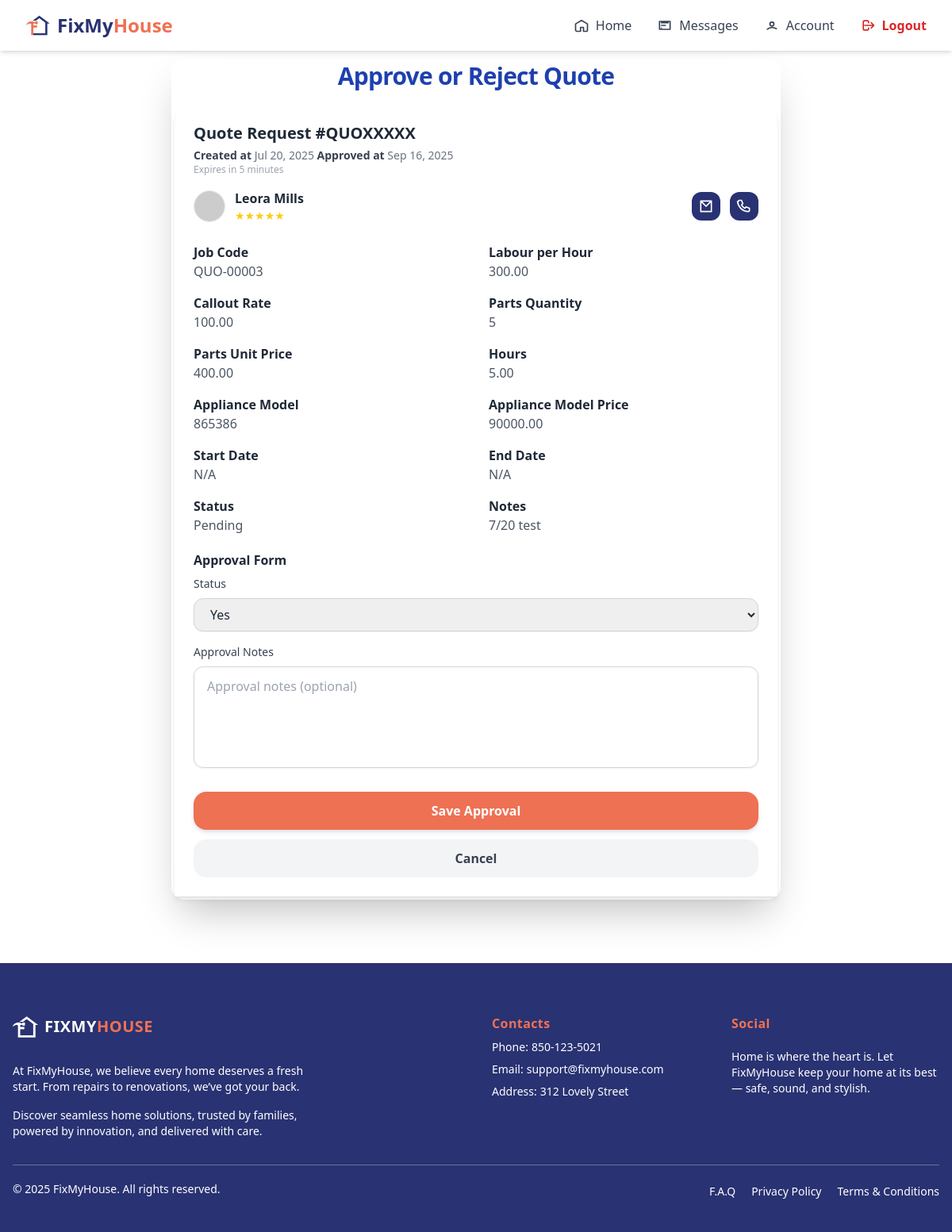
The app's page /agent/bidding/2/approve/ (signed in), older data.
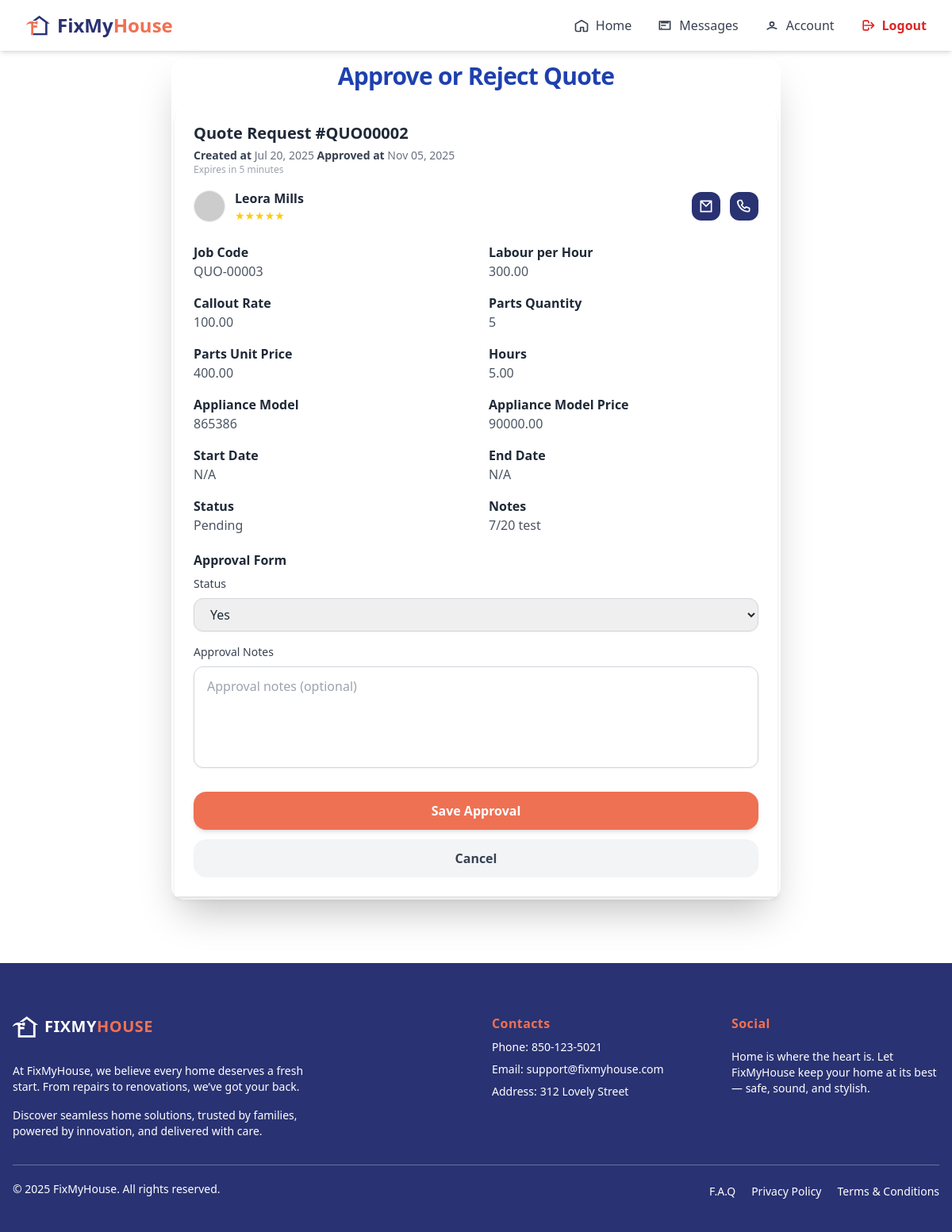
The same page, newer data.
### trader/models/biddingTrader.py (models this page shows, shortened)
class Bidding(models.Model):
    trader = models.ForeignKey(TraderRegistration, on_delete=models.CASCADE, related_name='bid_trader')
    agent = models.ForeignKey(AgentRegister, on_delete=models.SET_NULL, null=True, blank=True, related_name='bid_agent')
    jobs = models.ForeignKey(Jobs, on_delete=models.SET_NULL, null=True, blank=True, related_name='jobs_related')
    team_member = models.ManyToManyField(TeamMember, related_name='biddings_related', blank=True)
    quote_code = models.CharField(max_length=20, unique=True, blank=True, null=True)
    code = models.CharField(max_length=100, blank=True, null=True)
    labour_per_hour = models.DecimalField(max_digits=10, decimal_places=2, null=True, blank=True)
    callout_rate = models.DecimalField(max_digits=10, decimal_places=2, null=True, blank=True)
    parts_qty = models.PositiveIntegerField(default=0)
    parts_unit_price = models.DecimalField(max_digits=10, decimal_places=2, default=0)
    hours = models.DecimalField(max_digits=5, decimal_places=2, default=0)
    appliance_model_price = models.DecimalField(max_digits=10, decimal_places=2, default=0)
    appliance_model = models.CharField(max_length=100, blank=True, null=True)
    notes = models.TextField(blank=True, null=True)
    created_at = models.DateTimeField(auto_now_add=True)
    start_date = models.DateTimeField(blank=True, null=True)
    end_date = models.DateTimeField(blank=True, null=True)
    is_approved = models.BooleanField(null=True, blank=True, default=None, help_text="None=pending, True=approved, False=rejected")
    is_active = models.BooleanField(null=True, blank=True, default=True)
    approved_at = models.DateField(auto_now_add=True, null=True, blank=True)
    approved_by = models.ForeignKey(AgentRegister, on_delete=models.SET_NULL, null=True, blank=True, related_name='approved_bids')
    approval_notes = models.TextField(blank=True, null=True)

### trader/models/registerTrader.py (models this page shows, shortened)
class TraderRegistration(models.Model):
    user = models.OneToOneField(User, on_delete=models.CASCADE, null=True, blank=True)
    name = models.CharField(max_length=255)
    email = models.EmailField()
    phone = models.CharField(max_length=50)
    password = models.CharField(max_length=255, null=True, blank=True)
    isAdmin = models.BooleanField(default=False)
    isDirector = models.BooleanField(default=True)
    isTeamMember = models.BooleanField(default=False)
    COMPANY_TYPE_CHOICES = [
        ('sole_trader', 'Sole Trader'),
        ('company', 'Company'),
    ]
    INDUSTRIES_CHOICES = [
        ('air_conditioning', 'Air Conditioning'),
        ('cleaning', 'Cleaning'),
        ('electrical', 'Electrical'),
        ('gardening', 'Gardening'),
        ('general_maintenance', 'General Maintenance'),
        ('glazing', 'Glazing'),
        ('pest_control', 'Pest Control'),
        ('plumbing_gas', 'Plumbing / Gas'),
        ('tree_cutting', 'Tree Cutting'),
        ('steel_works', 'Steel Works'),
        ('safety', 'Safety'),
    ]
    company_type = models.CharField(max_length=100, choices=COMPANY_TYPE_CHOICES, default='company')
    company_name = models.CharField(max_length=255, blank=True, null=True)
    company_address = models.CharField(max_length=255, blank=True, null=True)
    company_email = models.EmailField(blank=True, null=True)
    company_landline = models.CharField(max_length=50, blank=True, null=True)
    gst_registered = models.BooleanField(default=False)
    abn = models.CharField(max_length=20, blank=True, null=True)
    industry = models.CharField(max_length=100, choices=INDUSTRIES_CHOICES, blank=True, null=True)
    state = models.CharField(max_length=100, blank=True)
    municipality = models.CharField(max_length=100, blank=True)
    city = models.CharField(max_length=100, blank=True)
    address_line_1 = models.CharField(max_length=255, blank=True, null=True)
    address_line_2 = models.CharField(max_length=255, blank=True, null=True)
    postal_code = models.CharField(max_length=20, blank=True)
    def __str__(self):
        return self.name

### trader/models/jobs.py (models this page shows, shortened)
class Jobs(models.Model):
    agent = models.ForeignKey(AgentRegister, on_delete=models.CASCADE, related_name='jobs_agent')
    trader = models.ForeignKey(TraderRegistration, on_delete=models.SET_NULL, null=True, blank=True, related_name='jobs_trader')
    property = models.ForeignKey(Property, on_delete=models.SET_NULL, null=True, blank=True, related_name='jobs_property')
    STATUS_CHOICES = [
        ('quoted', 'Quoted'),
        ('confirmed', 'Confirmed'),
        ('approved', 'Approved'),
        ('scheduled', 'Scheduled'),
    ]
    address = models.TextField(blank=True, null=True)
    category = models.ForeignKey(Services, on_delete=models.SET_NULL, null=True, blank=True, related_name='category_services')
    renter = models.CharField(max_length=100, null=True, blank=True)
    priority = models.BooleanField(default=False)  # True = High Priority
    job_code = models.CharField(max_length=20, unique=True)
    notes = models.TextField()
    status = models.CharField(max_length=20, choices=STATUS_CHOICES, default='quoted')
    bid_status = models.CharField(max_length=20, choices=[('open', 'Open'), ('closed', 'Closed')], default='open')
    bid_count = models.IntegerField(default=0)
    quoted_at = models.DateField(default=timezone.now)
    confirmed_at = models.DateField(null=True, blank=True)
    approved_at = models.DateField(null=True, blank=True)
    scheduled_at = models.DateField(null=True, blank=True)
    is_active = models.BooleanField(null=True, blank=True, default=True)
    start_date = models.DateField(null=True, blank=True)
    end_date = models.DateField(null=True, blank=True)
    issue_found_at = models.DateField(null=True, blank=True)
    renter_availability = models.DateField(null=True, blank=True)
    issue_been_fixed_before = models.BooleanField(default=False)
    issue_been_fixed_by_fmh_before = models.BooleanField(default=False)
    renter_availability_schedule = models.JSONField(null=True, blank=True, default=dict)
    def __str__(self):
        return self.job_code

### agent/views/biddingApproval.py (the view, shortened to what this page needs)
# urls.py: path('bidding/<int:pk>/approve/', BiddingApprovalView.as_view(), name='bidding_approval'),
@method_decorator([login_required, agent_required], name='dispatch')
class BiddingApprovalView(UserPassesTestMixin, UpdateView):
    model = Bidding
    form_class = BiddingApprovalForm
    template_name = 'pages/bidding_approval.html'
    success_url = reverse_lazy('agent_bid_list')
    def test_func(self):
        return hasattr(self.request.user, 'agentregister')
    def get_context_data(self, **kwargs):
        context = super().get_context_data(**kwargs)
        bidding = self.get_object()
        context['team_members'] = bidding.team_member.all()
        return context

### agent/forms.py
class BiddingApprovalForm(forms.ModelForm):
    class Meta:
        model = Bidding
        fields = ['is_approved', 'approval_notes']
        widgets = {
            'approval_notes': forms.Textarea(attrs={'rows': 3, 'placeholder': 'Approval notes (optional)'}),
            'start_date': forms.DateInput(
                attrs={
                    'type': 'date',
                    'class': 'w-full border border-gray-300 rounded-md p-2'
                }
            ),
            'end_date': forms.DateInput(
                attrs={
                    'type': 'date',
                    'class': 'w-full border border-gray-300 rounded-md p-2'
                }
            ),
        }

### trader/context_processors.py (called while the page is built)
def notifications_context(request):
    if request.user.is_authenticated:
        unread_qs = get_unread_notifications(request.user)
        return {
            "unread_count": unread_qs.count(),
            "unread_notifications": unread_qs[:5],  # show latest 5
        }
    return {}

### agent/templates/pages/bidding_approval.html (shortened to what the changed rows need)
{% extends "baseAgent.html" %}
{% load widget_tweaks %}
{% block content %}
{% include 'components/home/navigatorBaseAgent.html' %}
<div class="max-w-3xl mx-auto p-1 bg-white shadow-2xl rounded-2xl mt-[10px] mb-[5rem] w-full">
  <h2 class="text-3xl font-extrabold text-blue-800 mb-8 text-center tracking-tight">
    Approve or Reject Quote
  </h2>
  <div class="bg-white p-6 rounded-t-3xl shadow-md -mt-4 relative z-10">
      <h2 class="text-xl font-semibold text-gray-800">Quote Request #{{ bidding.quote_code|default:"QUOXXXXX" }}</h2>
      <p class="text-sm text-gray-500 mt-1">
          <span class="font-semibold text-gray-700">Created at</span> {{ bidding.created_at|date:"M d, Y"|default:"No date provided" }}
          <span class="font-semibold text-gray-700">Approved at</span> {{ bidding.approved_at|date:"M d, Y"|default:"No date provided" }}
      </p>
      <p class="text-gray-400 text-xs mb-4">Expires in 5 minutes</p>
      <div class="flex items-center justify-between mb-5">
          <div class="flex items-center space-x-3">
              <div>
                  <p class="font-semibold text-gray-800">{{ bidding.trader|default:"No trader assigned" }}</p>
                  <div class="flex text-yellow-400 text-sm">
                      <span>★★★★★</span>
                  </div>
              </div>
          </div>
          <div class="flex space-x-3">
          </div>
      </div>
      <div class="grid grid-cols-2 gap-x-8 gap-y-4 mt-6">
        <div>
            <h3 class="font-semibold text-gray-800">Job Code</h3>
            <p class="text-gray-600">{{ bidding.jobs|default:"No reference ID provided" }}</p>
        </div>
        <div>
            <h3 class="font-semibold text-gray-800">Labour per Hour</h3>
            <p class="text-gray-600">{{ bidding.labour_per_hour|floatformat:2|default:"N/A" }}</p>
        </div>
        <div>
            <h3 class="font-semibold text-gray-800">Callout Rate</h3>
            <p class="text-gray-600">{{ bidding.callout_rate|floatformat:2|default:"N/A" }}</p>
        </div>
        <div>
            <h3 class="font-semibold text-gray-800">Parts Quantity</h3>
            <p class="text-gray-600">{{ bidding.parts_qty|default:"N/A" }}</p>
        </div>
        <div>
            <h3 class="font-semibold text-gray-800">Parts Unit Price</h3>
            <p class="text-gray-600">{{ bidding.parts_unit_price|floatformat:2|default:"N/A" }}</p>
        </div>
        <div>
            <h3 class="font-semibold text-gray-800">Hours</h3>
            <p class="text-gray-600">{{ bidding.hours|floatformat:2|default:"N/A" }}</p>
        </div>
        <div>
            <h3 class="font-semibold text-gray-800">Appliance Model</h3>
            <p class="text-gray-600">{{ bidding.appliance_model|default:"N/A" }}</p>
        </div>
        <div>
            <h3 class="font-semibold text-gray-800">Appliance Model Price</h3>
            <p class="text-gray-600">{{ bidding.appliance_model_price|floatformat:2|default:"N/A" }}</p>
        </div>
        <div>
            <h3 class="font-semibold text-gray-800">Start Date</h3>
            <p class="text-gray-600">{{ bidding.start_date|date:"M d, Y"|default:"N/A" }}</p>
        </div>
        <div>
            <h3 class="font-semibold text-gray-800">End Date</h3>
            <p class="text-gray-600">{{ bidding.end_date|date:"M d, Y"|default:"N/A" }}</p>
        </div>
        <div>
        </div>
        <div>
            <h3 class="font-semibold text-gray-800">Notes</h3>
            <p class="text-gray-600">
                {{ bidding.notes|default:"No notes provided" }}
            </p>
        </div>
      </div>
      <div class="mt-5">
          <h3 class="font-semibold text-gray-800">Approval Form</h3>
          <form id="approval_form" method="post" class="gap-2 mt-2">
            <div>
              <label class="block text-sm font-medium text-gray-700 mb-2">Status</label>
              {{ form.is_approved|add_class:"w-full border border-gray-300 rounded-xl px-4 py-2 text-gray-800 shadow-sm focus:ring-2 focus:ring-blue-500 focus:border-blue-500 transition" }}
            </div>
            <div class="mt-4">
              <label class="block text-sm font-medium text-gray-700 mb-2">Approval Notes</label>
              {{ form.approval_notes|add_class:"w-full border border-gray-300 rounded-xl px-4 py-3 text-gray-800 shadow-sm focus:ring-2 focus:ring-blue-500 focus:border-blue-500 transition h-32 resize-none" }}
            </div>
          </form>
      </div>
      <div class="mt-6 flex flex-col space-y-3">
        <button form="approval_form" type="submit"
            class="w-full text-center py-3 rounded-2xl bg-[#EF7153] text-white font-semibold hover:bg-[#d35032] transition-all duration-200 shadow-md hover:shadow-lg">
        </button>
        <a href="javascript:history.back()"
          class="block text-center py-3 bg-gray-100 rounded-2xl font-semibold text-gray-700 hover:bg-gray-200">
        </a>
      </div>
  </div>
</div>
{% endblock %}

Row changes from the older to the newer data that the page shows:
changed Bidding "7/20 test": quote_code "QUOXXXXX" → "QUO00002"; approved_at "Sep 16, 2025" → "Nov 05, 2025"
